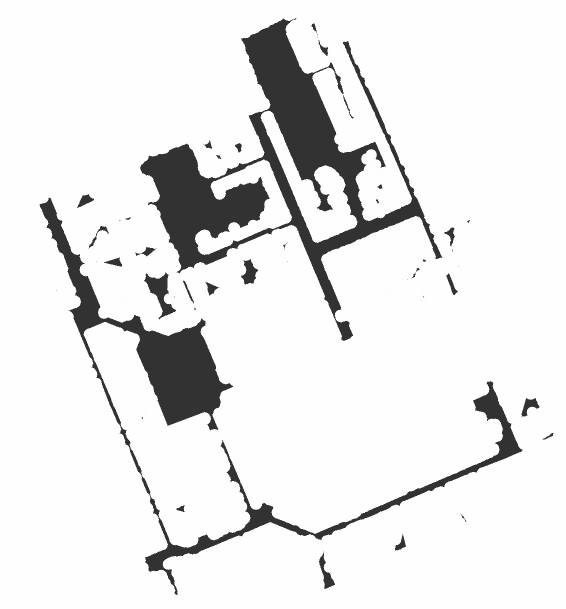
#> input picture navigation/navfn/test/willow_costmap.pgm, 1132 x 1217 px (shown at 1/2 size)
$ python check_map_enclosure.py ../../navigation/navfn/test/willow_costmap.pgm
#> lines starting #> are read from the running program, lines starting #| are printed output that depends on the picture; after the words box and inside, x2 and y2 are one past the last pixel; in counts of white or black regions, pixels touching at a corner belong together; long printed decimals are rounded
#!/usr/bin/env python3
# -*- coding: utf-8 -*-

"""
从地图原点检测地图封闭性
从原点开始广度优先搜索，检查是否能到达地图边界（未知区域）
"""

import cv2
import numpy as np
import yaml
import os
import sys
from collections import deque


def load_map_yaml(yaml_path):
    """加载地图配置文件"""
    try:
        with open(yaml_path, "r") as f:
            map_config = yaml.safe_load(f)
        return map_config
    except Exception as e:
        print(f"错误: 无法读取 yaml 文件: {e}")
        return None


def world_to_map(wx, wy, origin, resolution):
    """世界坐标转换为地图坐标"""
    mx = int((wx - origin[0]) / resolution)
    my = int((wy - origin[1]) / resolution)
    return mx, my


def filter_isolated_unknown_cells(unknown_cells, ros_map, min_cluster_size=10):
    """
    过滤孤立的未知区域点
    使用连通性分析，只保留大的未知区域集群

    Args:
        unknown_cells: 发现的未知区域像素列表 [(x, y), ...]
        ros_map: ROS格式的地图
        min_cluster_size: 最小集群大小，小于此值的集群会被过滤

    Returns:
        filtered_cells: 过滤后的未知区域像素列表
    """
    if len(unknown_cells) == 0:
        return []

    # 创建未知区域的查找集合
    unknown_set = set(unknown_cells)

    # 使用BFS对未知区域进行聚类
    visited = set()
    clusters = []

    for start_cell in unknown_cells:
        if start_cell in visited:
            continue

        # 从这个点开始BFS，找到所有连通的未知区域
        cluster = []
        queue = deque([start_cell])
        visited.add(start_cell)

        while queue:
            x, y = queue.popleft()
            cluster.append((x, y))

            # 检查8个方向的邻居（包括对角线）
            for dx in [-1, 0, 1]:
                for dy in [-1, 0, 1]:
                    if dx == 0 and dy == 0:
                        continue

                    nx, ny = x + dx, y + dy

                    # 检查是否在未知区域集合中且未访问
                    if (nx, ny) in unknown_set and (nx, ny) not in visited:
                        visited.add((nx, ny))
                        queue.append((nx, ny))

        clusters.append(cluster)

    # 过滤掉小的集群
    filtered_cells = []
    for cluster in clusters:
        if len(cluster) >= min_cluster_size:
            filtered_cells.extend(cluster)

    print(f"\n聚类分析结果:")
    print(f"  发现 {len(clusters)} 个未知区域集群")
    large_clusters = [c for c in clusters if len(c) >= min_cluster_size]
    small_clusters = [c for c in clusters if len(c) < min_cluster_size]
    print(f"  保留 {len(large_clusters)} 个大集群 (>= {min_cluster_size} 像素)")
    print(f"  过滤掉 {len(small_clusters)} 个小集群 (< {min_cluster_size} 像素)")

    if large_clusters:
        cluster_sizes = [len(c) for c in large_clusters]
        print(f"  最大集群: {max(cluster_sizes)} 像素")
        print(f"  平均集群大小: {np.mean(cluster_sizes):.1f} 像素")

    return filtered_cells


def check_map_enclosure_from_origin(pgm_path):
    """从原点检测地图封闭性"""

    # 1. 读取 yaml 配置文件
    yaml_path = pgm_path.replace(".pgm", ".yaml")
    use_default_origin = False

    if not os.path.exists(yaml_path):
        print(f"警告: 找不到配置文件 {yaml_path}")
        print(f"将使用默认配置，原点设置在地图中心")
        use_default_origin = True
        map_config = None
    else:
        map_config = load_map_yaml(yaml_path)
        if map_config is None:
            print(f"警告: 配置文件读取失败，将使用默认配置")
            use_default_origin = True

    if use_default_origin:
        # 使用默认配置
        print(f"\n使用默认配置:")
        resolution = 0.05
        origin = None  # 稍后根据地图尺寸计算
        occ_th = 0.65
        free_th = 0.196
        negate = 0
        print(f"  分辨率: {resolution} m/pixel")
        print(f"  原点: 地图中心（稍后计算）")
        print(f"  占用阈值: {occ_th}")
        print(f"  自由阈值: {free_th}")
        print(f"  negate: {negate}")
    else:
        print(f"地图配置:")
        print(f"  图像文件: {map_config.get('image', 'N/A')}")
        print(f"  分辨率: {map_config.get('resolution', 'N/A')} m/pixel")
        print(f"  原点: {map_config.get('origin', 'N/A')}")
        print(f"  占用阈值: {map_config.get('occupied_thresh', 0.65)}")
        print(f"  自由阈值: {map_config.get('free_thresh', 0.196)}")
        print(f"  negate: {map_config.get('negate', 0)}")

        resolution = map_config.get("resolution", 0.05)
        origin = map_config.get("origin", [0.0, 0.0, 0.0])
        occ_th = map_config.get("occupied_thresh", 0.65)
        free_th = map_config.get("free_thresh", 0.196)
        negate = map_config.get("negate", 0)

    # 2. 读取 PGM 文件
    try:
        raw_img = cv2.imread(pgm_path, cv2.IMREAD_GRAYSCALE)
#> raw_img is the input picture: shape (1217, 1132); min 50, max 254, mean 231.8
        if raw_img is None:
            print(f"错误: 无法读取地图文件 {pgm_path}")
            return False
    except Exception as e:
        print(f"读取地图时出错: {e}")
        return False

    h, w = raw_img.shape
#> h = 1217; w = 1132
    print(f"\n地图尺寸: {w} x {h} 像素")
#| 地图尺寸: 1132 x 1217 像素

    # 如果没有yaml文件，计算地图中心作为原点
    if use_default_origin or origin is None:
        # 地图中心在像素坐标系中的位置
        center_px = w // 2
#> center_px = 566
        center_py = h // 2
#> center_py = 608

        # 将地图中心设置为世界坐标原点 (0, 0)
        # 因此 origin 应该是地图左下角在世界坐标系中的位置
        # world_x = (pixel_x - center_px) * resolution
        # world_y = (pixel_y - center_py) * resolution
        # 所以 origin = [-center_px * resolution, -center_py * resolution]

        origin = [-center_px * resolution, -center_py * resolution, 0.0]
#> origin = [-28.3, -30.4, 0]
        print(f"  计算得到的原点: {origin}")
#|   计算得到的原点: [-28.3, -30.400, 0.0]
        print(f"  地图中心像素坐标: ({center_px}, {center_py})")
#|   地图中心像素坐标: (566, 608)

    # 3. 将原始像素值转换为 ROS 地图格式
    # 模拟 map_server 的处理逻辑
    if negate:
        color_avg = 255 - raw_img.astype(np.float64)
    else:
        color_avg = raw_img.astype(np.float64)

    occ = (255 - color_avg) / 255.0
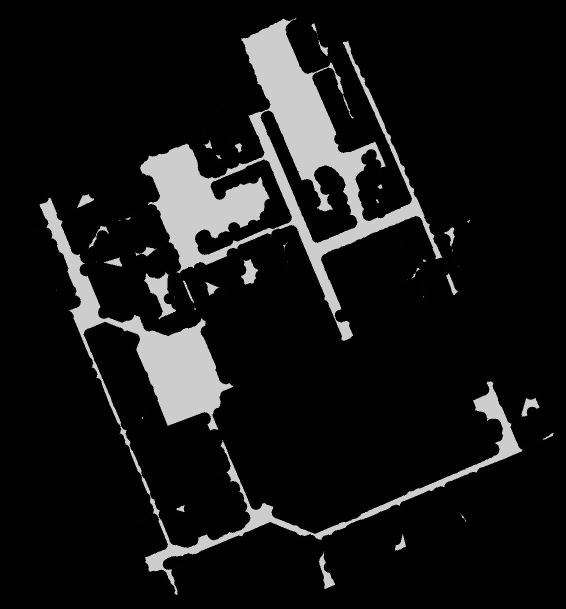
#> occ: shape (1217, 1132) float64 (shown at 1/2 size); min 0.00392, max 0.804, mean 0.0909

    ros_map = np.zeros_like(raw_img, dtype=np.int8)
    ros_map[occ > occ_th] = 100  # 障碍物
    ros_map[occ < free_th] = 0  # 自由空间
    ros_map[(occ >= free_th) & (occ <= occ_th)] = -1  # 未知区域

    # 统计地图内容
    free_count = np.sum(ros_map == 0)
    obstacle_count = np.sum(ros_map == 100)
    unknown_count = np.sum(ros_map == -1)

    print(f"\n地图内容统计:")
    print(f"  自由空间: {free_count} 像素")
    print(f"  障碍物: {obstacle_count} 像素")
    print(f"  未知区域: {unknown_count} 像素")

    # 4. 计算原点在地图中的位置
    origin_mx, origin_my = world_to_map(0, 0, origin, resolution)
#> origin_mx = 566; origin_my = 608

    # 注意：图像坐标系Y轴向下，地图坐标系Y轴向上，需要翻转
    origin_my = h - origin_my - 1

    print(f"\n原点在地图中的位置: ({origin_mx}, {origin_my})")
#| 原点在地图中的位置: (566, 608)

    # 检查原点是否在地图范围内
    if origin_mx < 0 or origin_mx >= w or origin_my < 0 or origin_my >= h:
        print(f"错误: 原点不在地图范围内")
        return False

    # 检查原点是否在自由空间
    if ros_map[origin_my, origin_mx] != 0:
        origin_value = ros_map[origin_my, origin_mx]
        if origin_value == 100:
            print(f"警告: 原点位置是障碍物！")
        elif origin_value == -1:
            print(f"警告: 原点位置是未知区域！")
        else:
            print(f"警告: 原点位置值异常: {origin_value}")

        # 尝试在原点附近查找自由空间
        print(f"尝试在原点附近查找自由空间...")
        found = False
        for radius in range(1, 20):
            for dy in range(-radius, radius + 1):
                for dx in range(-radius, radius + 1):
                    ny, nx = origin_my + dy, origin_mx + dx
                    if 0 <= nx < w and 0 <= ny < h and ros_map[ny, nx] == 0:
                        origin_mx, origin_my = nx, ny
                        print(f"找到附近的自由空间: ({origin_mx}, {origin_my})")
                        found = True
                        break
                if found:
                    break
            if found:
                break

        if not found:
            print(f"错误: 无法在原点附近找到自由空间")
            return False

    # 5. 从原点开始广度优先搜索
    print(f"\n开始从原点进行广度优先搜索...")

    visited = np.zeros((h, w), dtype=bool)
    queue = deque([(origin_my, origin_mx)])
    visited[origin_my, origin_mx] = True

    explored_count = 0
    reached_unknown = False
    unknown_cells = []

    while queue:
        y, x = queue.popleft()
        explored_count += 1

        # 检查四个方向
        for dy, dx in [(0, 1), (0, -1), (1, 0), (-1, 0)]:
            ny, nx = y + dy, x + dx

            # 检查边界
            if nx < 0 or nx >= w or ny < 0 or ny >= h:
                continue

            # 如果已访问，跳过
            if visited[ny, nx]:
                continue

            cell_value = ros_map[ny, nx]

            # 如果是障碍物，跳过
            if cell_value == 100:
                continue

            # 如果是未知区域，记录并跳过
            if cell_value == -1:
                if not reached_unknown:
                    reached_unknown = True
                    print(f"  发现未知区域: ({nx}, {ny})")
                unknown_cells.append((nx, ny))
                visited[ny, nx] = True
                continue

            # 如果是自由空间，继续探索
            if cell_value == 0:
                visited[ny, nx] = True
                queue.append((ny, nx))
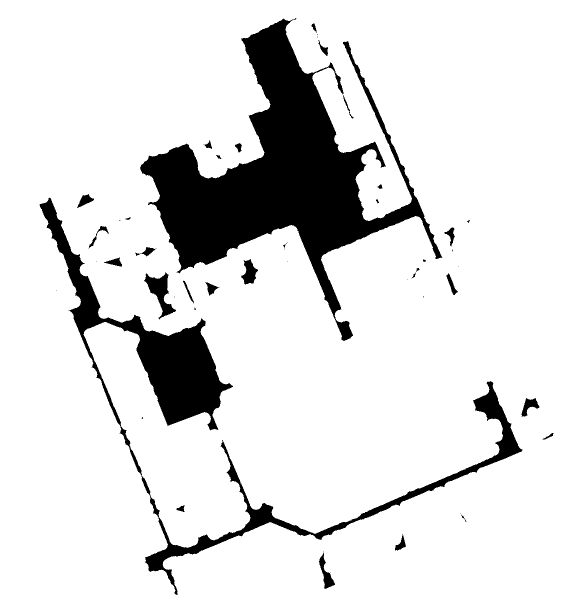
#> visited: shape (1217, 1132) bool (shown at 1/2 size); 87.1% white; 51 black regions (20 under 20 px), largest, box (x1, y1, x2, y2) and area: (280, 36, 885, 682) 114960, (79, 395, 1045, 1190) 53890, (288, 544, 352, 639) 2210
#> after the loop, explored_count = 1200224; reached_unknown = False; unknown_cells = []

    # 6. 过滤孤立的未知区域点
    # 对未知区域点进行连通性分析，只保留大的连通区域
    filtered_unknown_cells = filter_isolated_unknown_cells(
        unknown_cells, ros_map, min_cluster_size=10
    )
#> filtered_unknown_cells = []

    print(f"\n未知区域过滤:")
    print(f"  原始发现: {len(unknown_cells)} 个未知区域像素")
#|   原始发现: 0 个未知区域像素
    print(f"  过滤后: {len(filtered_unknown_cells)} 个未知区域像素")
#|   过滤后: 0 个未知区域像素
    print(
        f"  已过滤掉 {len(unknown_cells) - len(filtered_unknown_cells)} 个孤立/稀疏的未知点"
    )
#|   已过滤掉 0 个孤立/稀疏的未知点

    # 判断是否真的到达了有效的未知区域
    reached_valid_unknown = len(filtered_unknown_cells) > 0
#> reached_valid_unknown = False

    # 7. 保存可视化结果
    # 创建彩色可视化地图
    vis_map = np.zeros((h, w, 3), dtype=np.uint8)

    # 自由空间 = 白色
    vis_map[ros_map == 0] = [255, 255, 255]
    # 障碍物 = 黑色
    vis_map[ros_map == 100] = [0, 0, 0]
    # 未知区域 = 灰色
    vis_map[ros_map == -1] = [128, 128, 128]

    # 标记已探索的区域为绿色
    vis_map[visited & (ros_map == 0)] = [0, 255, 0]

    # 标记原点为红色十字
    cv2.drawMarker(
        vis_map, (origin_mx, origin_my), (0, 0, 255), cv2.MARKER_CROSS, 20, 2
    )
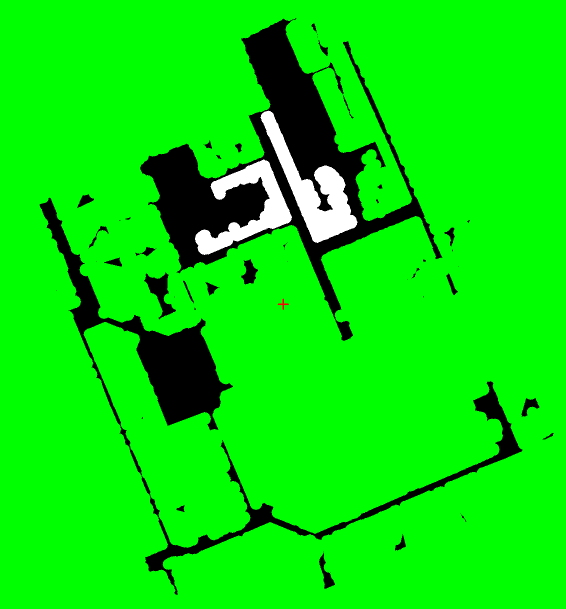
#> vis_map: shape (1217, 1132, 3) (shown at 1/2 size); mean of channels 0, 1, 2 5.2, 227.4, 5.2; drawn as B, G, R

    # 标记过滤后的未知区域为蓝色点
    for nx, ny in filtered_unknown_cells[:100]:  # 只标记前100个
        cv2.circle(vis_map, (nx, ny), 2, (255, 0, 0), -1)

    # 标记被过滤掉的孤立点为黄色（用于调试）
    filtered_out = set(unknown_cells) - set(filtered_unknown_cells)
    for nx, ny in list(filtered_out)[:100]:  # 只标记前100个
        cv2.circle(vis_map, (nx, ny), 1, (0, 255, 255), -1)

    # 保存可视化地图（带标记）
    output_vis_path = pgm_path.replace(".pgm", "_enclosure_check.png")
    cv2.imwrite(output_vis_path, vis_map)

    # 保存转换后的ROS地图（无标记）
    ros_map_vis = np.zeros((h, w, 3), dtype=np.uint8)
    ros_map_vis[ros_map == 0] = [255, 255, 255]  # 自由空间 = 白色
    ros_map_vis[ros_map == 100] = [0, 0, 0]  # 障碍物 = 黑色
    ros_map_vis[ros_map == -1] = [205, 205, 205]  # 未知区域 = 浅灰色

    output_ros_path = pgm_path.replace(".pgm", "_ros_format.png")
    cv2.imwrite(output_ros_path, ros_map_vis)
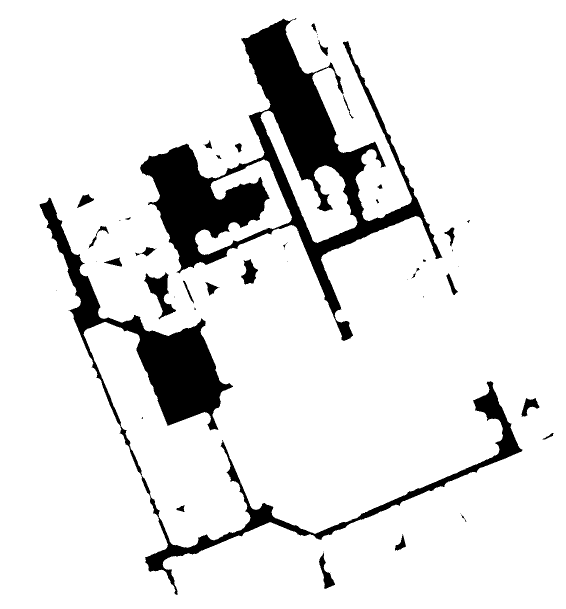
#> saved as willow_costmap_ros_format.png: shape (1217, 1132, 3) (shown at 1/2 size); 89.2% white; 51 black regions (20 under 20 px), largest, box (x1, y1, x2, y2) and area: (280, 36, 885, 682) 86798, (79, 395, 1045, 1190) 53890, (288, 544, 352, 639) 2210

    print(f"\n已保存可视化结果:")
    print(f"  1. 封闭性检查图: {output_vis_path}")
    print(f"     - 绿色 = 从原点可达的自由空间")
    print(f"     - 白色 = 不可达的自由空间")
    print(f"     - 黑色 = 障碍物")
    print(f"     - 灰色 = 未知区域")
    print(f"     - 红色十字 = 原点位置")
    print(f"     - 蓝色点 = 有效的未知区域边界（大集群）")
    print(f"     - 黄色点 = 被过滤的孤立未知点")
    print(f"  2. ROS格式地图: {output_ros_path}")
    print(f"     - 白色 = 自由空间 (0)")
    print(f"     - 黑色 = 障碍物 (100)")
    print(f"     - 浅灰色 = 未知区域 (-1)")

    # 8. 分析结果
    print(f"\n搜索完成!")
    print(f"  探索的自由空间像素: {explored_count}")
#|   探索的自由空间像素: 1200224
    print(f"  发现的有效未知区域像素: {len(filtered_unknown_cells)}")
#|   发现的有效未知区域像素: 0

    print(f"\n封闭性检查结果:")
    if reached_valid_unknown:
        print(f"  ✅ 地图不是封闭的")
        print(f"  从原点出发可以到达 {len(filtered_unknown_cells)} 个有效未知区域单元")
        print(f"  这意味着机器人可以探索地图边界")
    else:
        print(f"  ⚠️  地图是封闭的!")
        print(f"  从原点出发无法到达任何有效的未知区域")
        print(f"  机器人被完全困在已知的自由空间内")

        # 计算封闭空间的大小
        total_reachable = explored_count
#> total_reachable = 1200224
        total_area = total_reachable * (resolution**2)
        print(f"  可达区域大小: {total_area:.2f} 平方米")
#|   可达区域大小: 3000.56 平方米

    # 计算可达性统计
    reachable_free = explored_count
    total_free = free_count
    reachability_ratio = reachable_free / total_free if total_free > 0 else 0

    print(f"\n可达性统计:")
    print(
        f"  可达的自由空间: {reachable_free} / {total_free} ({reachability_ratio:.1%})"
    )
#|   可达的自由空间: 1200224 / 1228386 (97.7%)
    unreachable_free = total_free - reachable_free
    if unreachable_free > 0:
        print(f"  不可达的自由空间: {unreachable_free} 像素")
#|   不可达的自由空间: 28162 像素
        print(f"  这些区域可能是孤立的房间或被障碍物分隔的区域")

    return not reached_valid_unknown  # 返回True表示封闭，False表示不封闭


def main():
    # 默认地图路径
    default_map = "/home/zhang/catkin_ws/src/wpr_simulation/maps/map.pgm"

    if len(sys.argv) > 1:
        map_path = sys.argv[1]
    else:
        map_path = default_map

    print("=" * 70)
    print("地图封闭性检查工具")
    print("=" * 70)
    print(f"地图文件: {map_path}\n")

    is_enclosed = check_map_enclosure_from_origin(map_path)

    print("\n" + "=" * 70)
    if is_enclosed:
        print("结论: 地图是封闭的")
#> (the run stopped early here; a loop or call above may not have finished)
